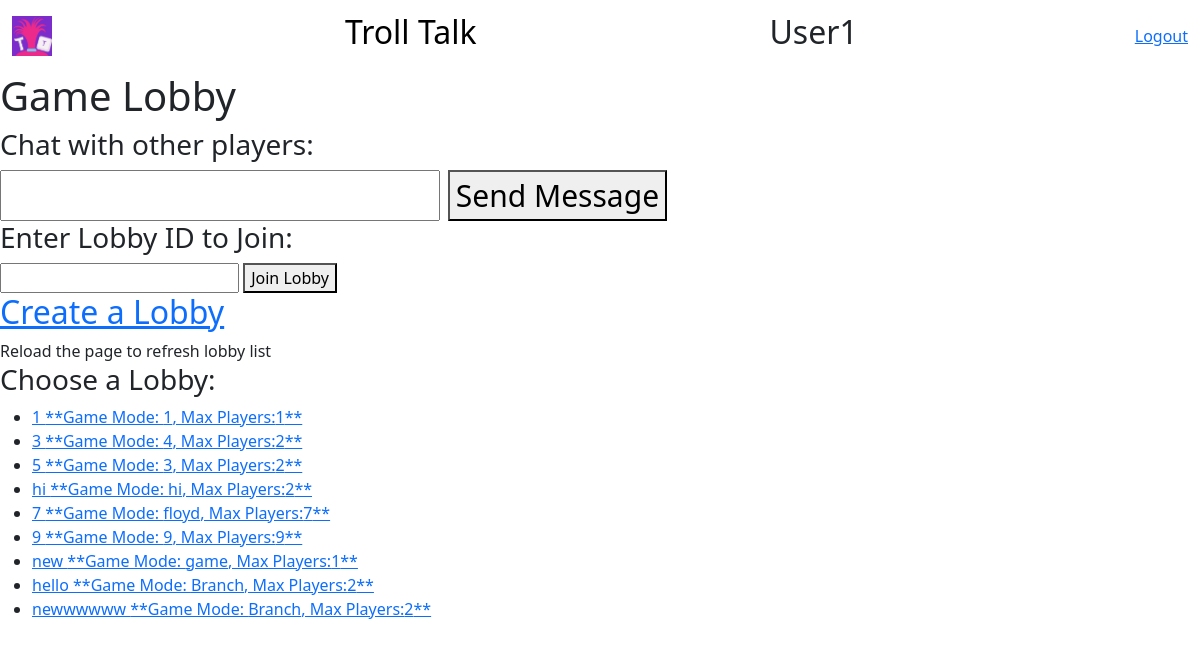
/lobby/ (signed in), run on an earlier commit of the app's database.
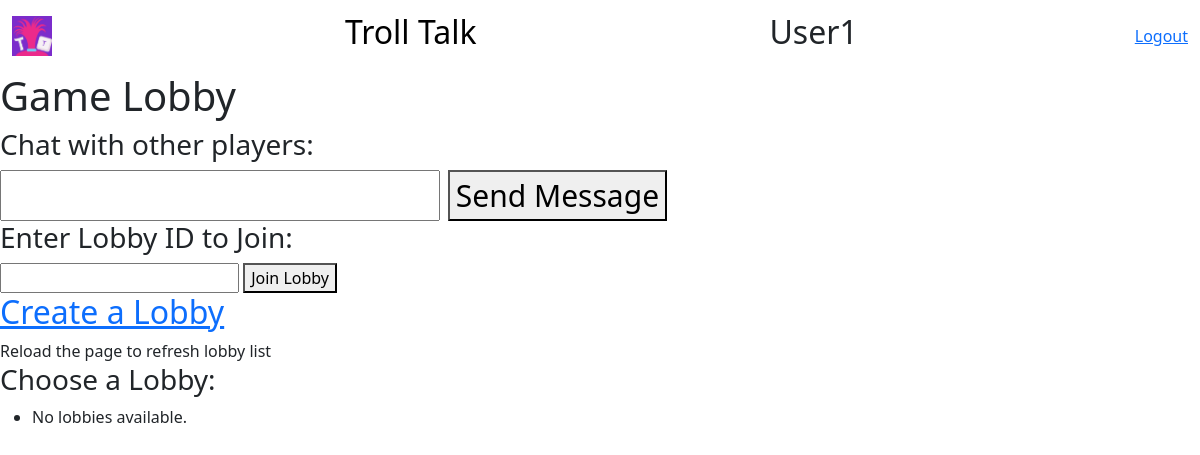
And on a later commit of the database.
### trollapp/models.py (models this page shows, shortened)
class Lobby(models.Model):
    lobby_name = models.CharField(max_length=50, unique=True)
    num_players = models.IntegerField(default=4)
    game_mode = models.CharField(max_length=100, default='Floyd')
    privacy = models.CharField(max_length=20, default='public')

### trollapp/views.py (the view)
# urls.py: path("lobby/", views.lobby, name="lobby"),
def lobby(request): # Added function
    if not request.user.is_authenticated:
        return redirect("login-user")
    lobbies = Lobby.objects.all()  # Retrieve all lobbies
    context = {'lobbies': lobbies}
    return render(request, "lobby.html", context) # changed

### trollapp/templates/lobby.html (shortened to what this page needs)
<!DOCTYPE html>
<html>
<head>
	<link href="https://cdn.jsdelivr.net/npm/bootstrap@5.3.3/dist/css/bootstrap.min.css" rel="stylesheet">
</head>
<body>
	<nav class="navbar navbar-default">
    	<div class="container-fluid">
      		<a class="navbar-brand" href="{% url 'lobby' %}">
				<img src="static/TrollTalk Logo.png" alt="" width="40" height="40">
			</a>
			<a class="navbar-brand" href="{% url 'lobby' %}">
                <h2>Troll Talk</h2>
            </a>
			<h2>{{request.user}}</h2>
			{% if request.user.is_authenticated %}
				<a href = "{% url 'logout-user' %}">Logout</a>
			{% endif %}
    	</div>
  	</nav>
	<h1>Game Lobby</h1>
    <h3>Chat with other players:</h3>
	<div class="chat__item__container" id="id_chat_item_container" style="font-size: 30px">
        <input type="text" id="id_message_send_input" />
        <button type="submit" id="id_message_send_button">Send Message</button>
	</div>
	<h3>Enter Lobby ID to Join:</h3>
    <input type="text" id="lobby_id_input" />
    <button onclick="joinLobby()">Join Lobby</button>
	<br/>
	<h2><a href="{% url 'create-lobby-page' %}">Create a Lobby</a></h2>
	Reload the page to refresh lobby list
	<h3>Choose a Lobby:</h3>
    <ul>
        {% for lobby in lobbies %}
            <li><a href="{% url 'joinedLobby' lobby.id %}">{{ lobby.lobby_name }} **Game Mode: {{ lobby.game_mode }}, Max Players:{{ lobby.num_players }}**</a></li>
        {% empty %}
            <li>No lobbies available.</li>
        {% endfor %}
    </ul>
</body>
</html>

What changed in the data, as far as the page shows it:
removed Lobby: lobby_name "1", game_mode "1", num_players "1"
removed Lobby: lobby_name "3", game_mode "4", num_players "2"
removed Lobby: lobby_name "5", game_mode "3", num_players "2"
removed Lobby: lobby_name "hi", game_mode "hi", num_players "2"
removed Lobby: lobby_name "7", game_mode "floyd", num_players "7"
removed Lobby: lobby_name "9", game_mode "9", num_players "9"
removed Lobby: lobby_name "new", game_mode "game", num_players "1"
removed Lobby: lobby_name "hello", game_mode "Branch", num_players "2"
removed Lobby: lobby_name "newwwwww", game_mode "Branch", num_players "2"
Also different on the page:
text now shown: "No lobbies available."
